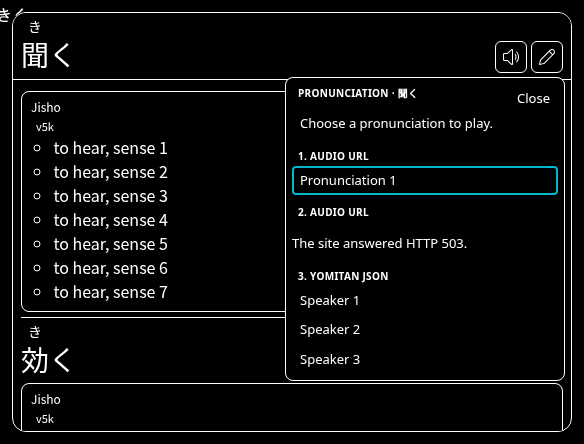
#> input picture shots/8-forced-colors-dark.png, 584 x 444 px, given in place of yomitan-light.png, which was not available
$ python compose.py
#> lines starting #> are read from the running program, lines starting #| are printed output that depends on the picture; pictures that were not available may be replaced by others from this repository, and a replacement may not be noted
"""Compose labelled comparison images for the #604 PR from the harness shots."""
from PIL import Image, ImageDraw, ImageFont

SHOTS = "/tmp/hachi-604/shots"
OUT = "/tmp/hachi-604/evidence"
FONT = ImageFont.truetype("/tmp/hachi-604/fonts/NotoSansCJKjp-Bold.otf", 26)
SMALL = ImageFont.truetype("/tmp/hachi-604/fonts/NotoSansCJKjp-Bold.otf", 22)


def load(name, scale=1.0):
#> called with name = 'yomitan-light', scale = 1
    image = Image.open(f"{SHOTS}/{name}.png").convert("RGB")
#> image is the input picture: PIL image 584x444 RGB; mean R, G, B 11.8, 12.7, 12.7
    if scale != 1.0:
        image = image.resize((round(image.width * scale), round(image.height * scale)), Image.LANCZOS)
    return image


def labelled(image, label, background, foreground, font=FONT):
#> called with label = 'Yomitan d3c54c1 (light)', background = '#ffffff', foreground = '#202020'
    height = font.size + 18
#> height = 44
    canvas = Image.new("RGB", (image.width, image.height + height), background)
#> canvas: PIL image 584x488 RGB; every value is 255
    ImageDraw.Draw(canvas).text((10, 6), label, fill=foreground, font=font)
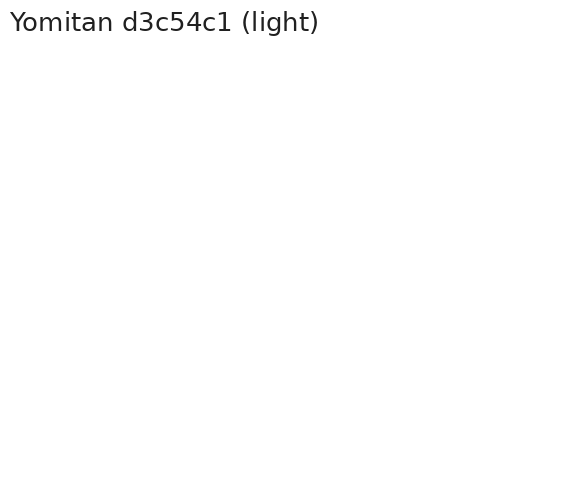
#> canvas: PIL image 584x488 RGB; min 32, max 255, mean 253.8
    canvas.paste(image, (0, height))
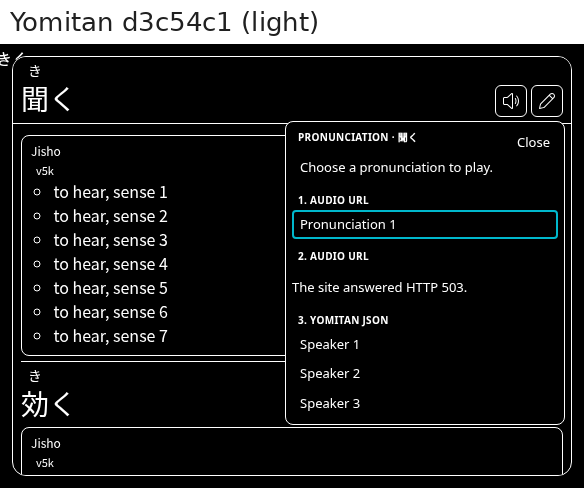
#> canvas: PIL image 584x488 RGB; mean R, G, B 32.5, 33.3, 33.4
#> call 2 of load, with name = 'base-light', scale = 1
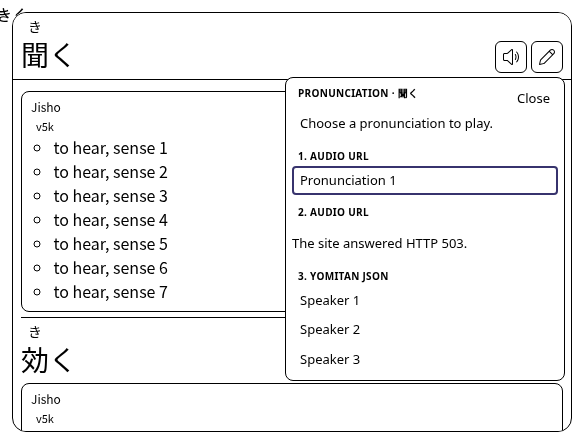
#> input picture shots/8-forced-colors-light.png, 584 x 444 px, given in place of base-light.png, which was not available
#> in load, image is the input picture: PIL image 584x444 RGB; mean R, G, B 242.7, 242.7, 243
#> call 2 of labelled, with label = 'Hachidori main (light)', background = '#ffffff', foreground = '#202020'
#> in labelled (call 2), `canvas.paste(image, (0, height))`:
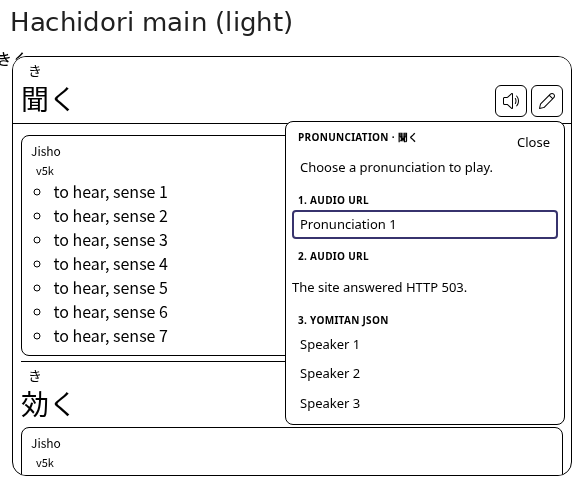
#> canvas: PIL image 584x488 RGB; mean R, G, B 242.7, 242.7, 242.9
    return canvas


def row(images, gap, background):
#> called with gap = 24, background = '#ffffff'
    width = sum(image.width for image in images) + gap * (len(images) - 1)
#> width = 1800
    height = max(image.height for image in images)
#> height = 488
    canvas = Image.new("RGB", (width, height), background)
#> canvas: PIL image 1800x488 RGB; every value is 255
    x = 0
    for image in images:
        canvas.paste(image, (x, 0))
        x += image.width + gap
#> this loop made 3 passes
#> x on passes 1 to 3: 608, 1216, 1824
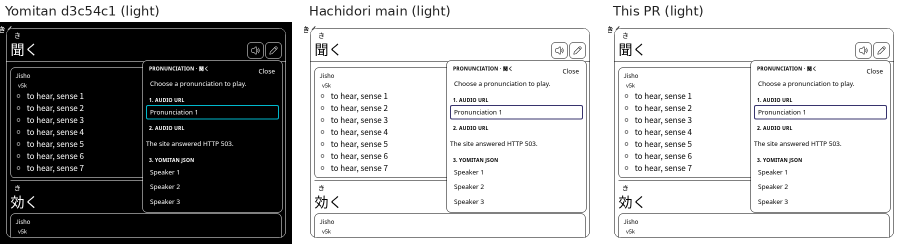
#> canvas: PIL image 1800x488 RGB (shown at 1/2 size); mean R, G, B 175, 175.2, 175.4
#> after the loop, x = 1824
    return canvas


def column(images, gap, background):
    width = max(image.width for image in images)
    height = sum(image.height for image in images) + gap * (len(images) - 1)
    canvas = Image.new("RGB", (width, height), background)
    y = 0
    for image in images:
        canvas.paste(image, (0, y))
        y += image.height + gap
    return canvas


def save(image, name, limit=2400):
#> called with name = 'yomitan-main-pr-light', limit = 2400
    if max(image.size) > limit:
        factor = limit / max(image.size)
        image = image.resize((round(image.width * factor), round(image.height * factor)), Image.LANCZOS)
    image.save(f"{OUT}/{name}.png", optimize=True)
    print(name, image.size)
#| yomitan-main-pr-light (1800, 488)


import os
os.makedirs(OUT, exist_ok=True)

for scheme, palette, background, foreground in [("light", "light", "#ffffff", "#202020"),
                                                 ("dark", "default", "#1e1e1e", "#e8e8e8")]:
    save(row([
#> (the run stopped early here; a loop or call above may not have finished)
